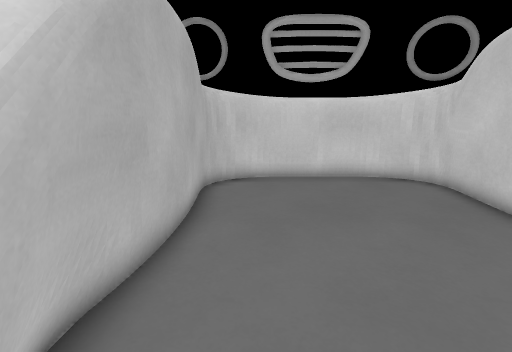
[1] (above)

13 first-person views from a walk through a Godot game level. The camera is 1.4 m above the floor, tilts 14° down and sees 85° across. The floor is counted in squares, 0.5 m on a side. Each view is taken from the middle of a square. On the plan, view 1 faces up. The plan holds only what a view shows up to about 19 squares ahead; the rest is blank.

[2]
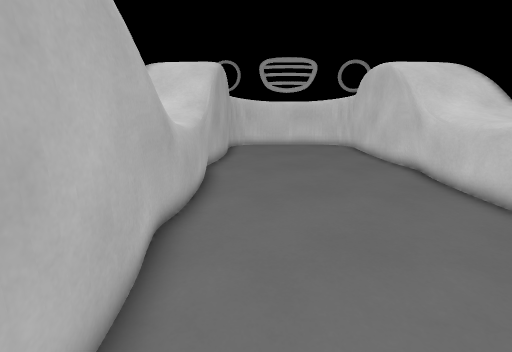

[3]
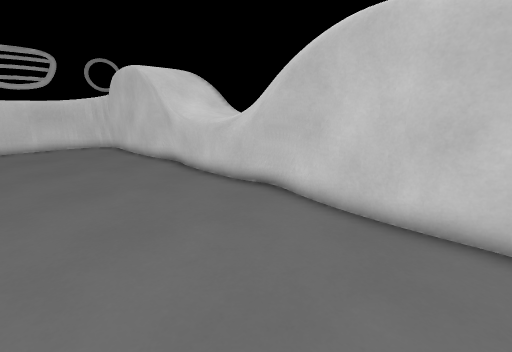

[4]
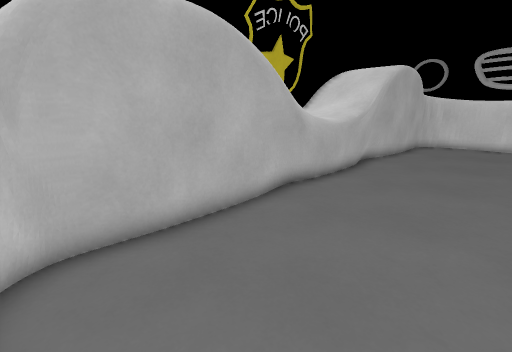

[5]
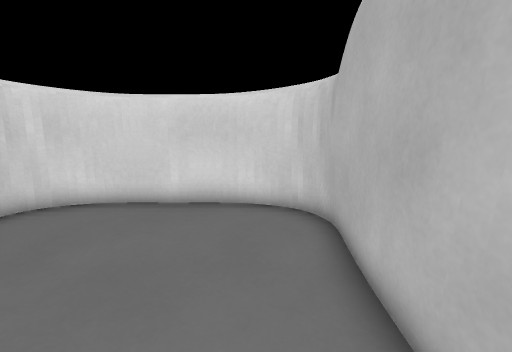

[6]
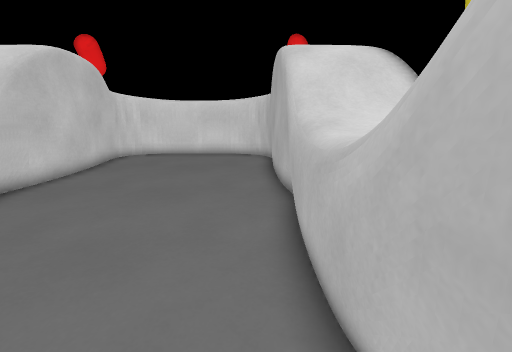

[7]
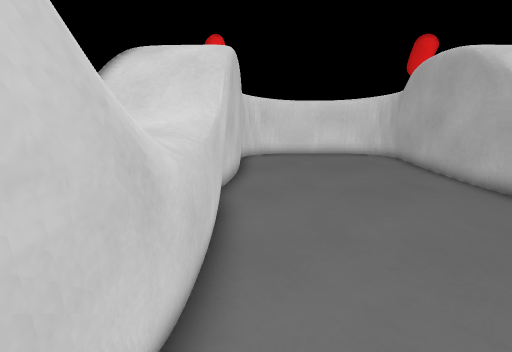

[8]
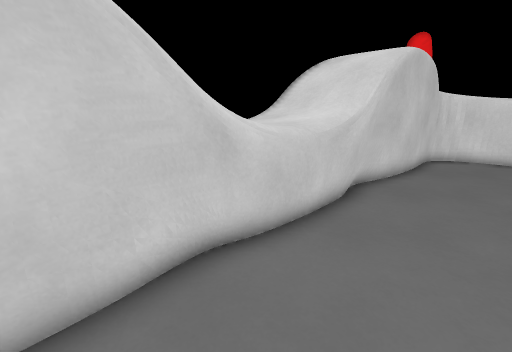

[9]
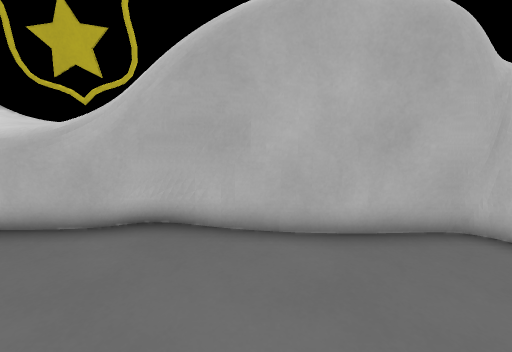

[10]
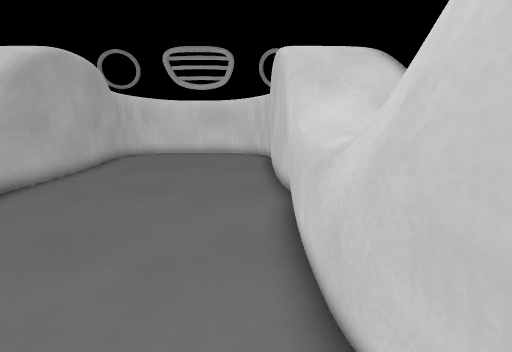

[11]
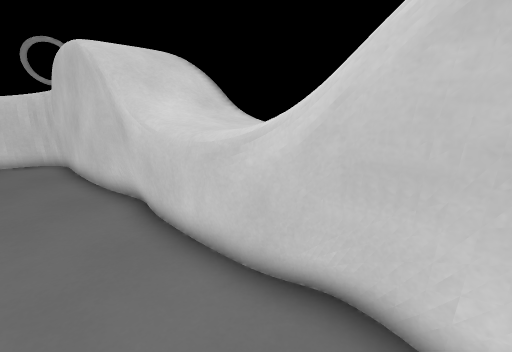

[12]
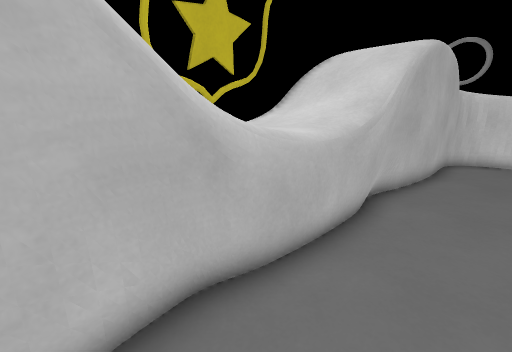

[13]
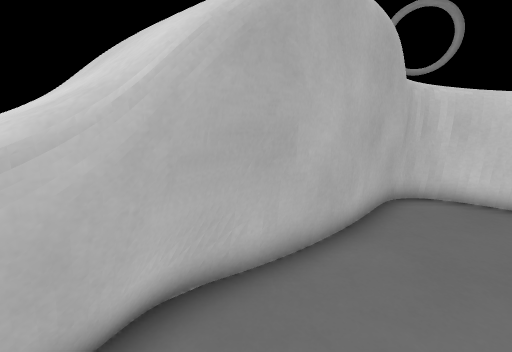

### Floor plan
Key: @ floor where view 1 was taken; # wall or solid block; . floor; ^ raised ledge.
Columns run from 4 left of view 1 to 9 right of it. Each row starts with its distance up from view 1.
 11   ##########
 10   ##......##
  9   #........#
  8   #........#
  7   #........#
  6   #........#
  5   #........#
  4   #........#
  3   #........#
  2  ##........##
  1 ^^^........^^^
  0 ^^^.@......^^^
 -1 ^^^........^^^
 -2 ^^^........^^^
 -3 ^^^........^^^
 -4   #........#
 -5   #........#
 -6   #........#
 -7   #........#
 -8   #........#
 -9   #........#
-10   #........#
-11   #........#
-12   ##......##
-13   ##########

Positions as (right, up) in squares from view 1, and headings:
1: (0, 0), facing up
2: (0, -10), facing up
3: (0, -11), facing up-right
4: (4, -12), facing up-left
5: (0, -5), facing down
6: (-1, 4), facing down
7: (6, 4), facing down
8: (3, 5), facing down-right
9: (4, 5), facing left
10: (6, -6), facing up
11: (4, -6), facing up-right
12: (1, -6), facing up-left
13: (1, 1), facing up-left
